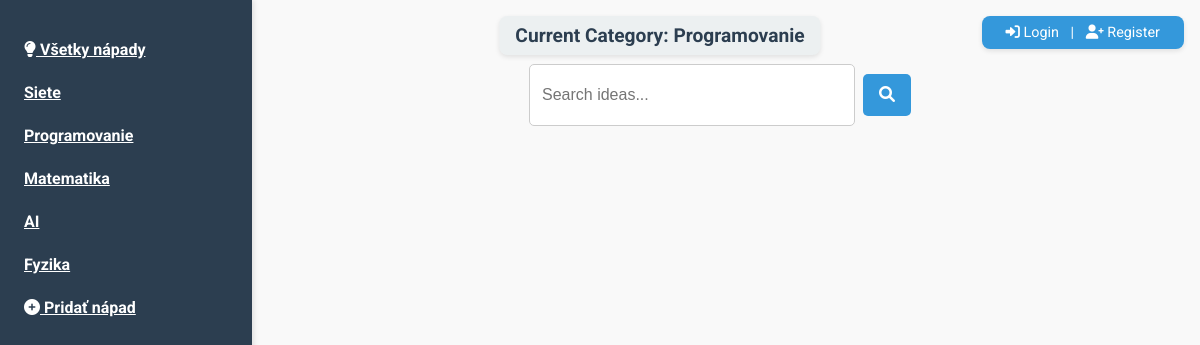
The page /?category=Programovanie on the database as committed earlier.
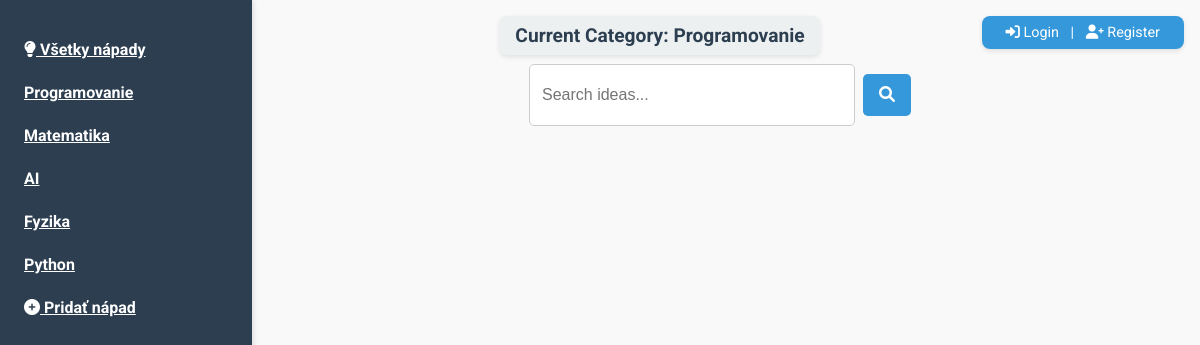
The same page on the database as committed later.
### app.py (models this page shows)
class Category(db.Model):
    id = db.Column(db.Integer, primary_key=True)
    name = db.Column(db.String(100), unique=True, nullable=False)

### app.py (the view)
@app.route('/')
def home():
    categories = Category.query.all()
    selected_category = request.args.get('category')
    search_query = request.args.get('search', '')
    if selected_category:
        ideas = Idea.query.filter(Idea.categories.contains(selected_category)).all()
    else:
        ideas = Idea.query.all()
    if search_query:
        ideas = ideas.filter(Idea.title.contains(search_query) | Idea.description.contains(search_query))
    return render_template('index.html', ideas=ideas, categories=categories, selected_category=selected_category)

### templates/index.html (shortened to what this page needs)
<!DOCTYPE html>
<html lang="en">
<head>
    <link href="https://cdnjs.cloudflare.com/ajax/libs/font-awesome/6.0.0-beta3/css/all.min.css" rel="stylesheet">
    <link rel="stylesheet" href="/static/styles.css">
</head>
<body>
    <aside>
        <ul>
            <li><a href="/" {% if not selected_category %}class="active"{% endif %}><i class="fas fa-lightbulb"></i> Všetky nápady</a></li>
            {% for category in categories %}
            <li><a href="{{ url_for('home', category=category.name) }}">{{ category.name }}</a></li>
            {% endfor %}
            <li><a href="/add_idea"><i class="fas fa-plus-circle"></i> Pridať nápad</a></li>
        </ul>
    </aside>
    <header>
        {% if session.get('user_id') %}
        <a href="/logout"><i class="fas fa-sign-out-alt"></i> Logout</a>
        {% else %}
        <a href="/login"><i class="fas fa-sign-in-alt"></i> Login</a> |
        <a href="/register"><i class="fas fa-user-plus"></i> Register</a>
        {% endif %}
    </header>
    {% if selected_category %}
    <div class="current-category">
        Current Category: {{ selected_category }}
    </div>
    {% endif %}
    <main>
        <div class="searchbar">
            <form method="GET">
                <input type="text" name="search" placeholder="Search ideas..." value="{{ request.args.get('search', '') }}">
                <button type="submit"><i class="fas fa-search"></i></button>
            </form>
        </div>
    </main>
</body>
</html>

Rows that differ between the two databases and show on the page:
removed Category: name "Siete"
added Category: name "Python"
